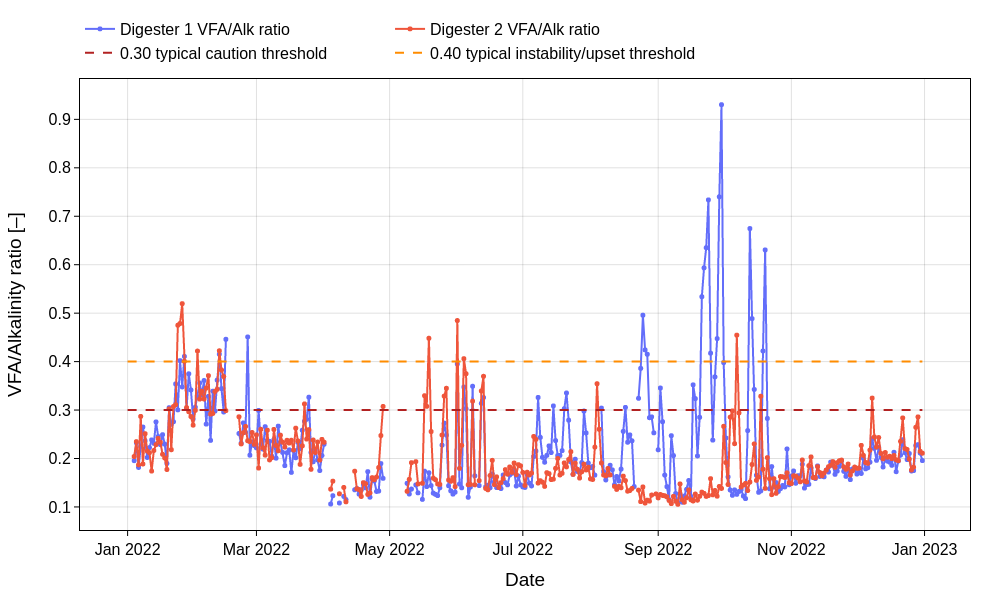

Reproduce this figure in Python.
# filename: muscatine_wrrf_digesters_2022_vfa_alk_ratio.py
import pandas as pd
import plotly.graph_objects as go

file_name = "muscatine_wrrf_digesters_2022.xlsx"
base_name = "muscatine_wrrf_digesters_2022_vfa_alk_ratio"

# Load workbook
xls = pd.ExcelFile(file_name)
if "daily_data" not in xls.sheet_names:
    raise ValueError("Sheet 'daily_data' not found in workbook.")

df = pd.read_excel(xls, sheet_name="daily_data")

required_cols = [
    "Year",
    "Month",
    "Day",
    "Dig1-VFA-Alkalinity_ratio",
    "Dig2-VFA-Alkalinity_ratio",
]
missing = [c for c in required_cols if c not in df.columns]
if missing:
    raise ValueError(f"Missing required columns: {missing}")

# Build proper datetime
df["Date"] = pd.to_datetime(
    dict(year=df["Year"], month=df["Month"], day=df["Day"]),
    errors="coerce"
)

plot_df = df.loc[:, ["Date", "Dig1-VFA-Alkalinity_ratio", "Dig2-VFA-Alkalinity_ratio"]].copy()
plot_df = plot_df.sort_values("Date").reset_index(drop=True)

# Save CSV with exactly requested columns
csv_df = plot_df.rename(columns={
    "Date": "Date [YYYY-MM-DD]",
    "Dig1-VFA-Alkalinity_ratio": "Digester 1 VFA/Alk ratio [-]",
    "Dig2-VFA-Alkalinity_ratio": "Digester 2 VFA/Alk ratio [-]",
})
csv_df["Date [YYYY-MM-DD]"] = csv_df["Date [YYYY-MM-DD]"].dt.strftime("%Y-%m-%d")
csv_file = f"{base_name}.csv"
csv_df.to_csv(csv_file, index=False)

# Create chart
fig = go.Figure()

fig.add_trace(go.Scatter(
    x=plot_df["Date"],
    y=plot_df["Dig1-VFA-Alkalinity_ratio"],
    mode="lines+markers",
    name="Digester 1 VFA/Alk ratio",
    line=dict(width=2),
    marker=dict(size=5)
))

fig.add_trace(go.Scatter(
    x=plot_df["Date"],
    y=plot_df["Dig2-VFA-Alkalinity_ratio"],
    mode="lines+markers",
    name="Digester 2 VFA/Alk ratio",
    line=dict(width=2),
    marker=dict(size=5)
))

# Thresholds as legend items using constant y Scatter traces
x0 = plot_df["Date"].min()
x1 = plot_df["Date"].max()

fig.add_trace(go.Scatter(
    x=[x0, x1],
    y=[0.30, 0.30],
    mode="lines",
    name="0.30 typical caution threshold",
    line=dict(color="firebrick", width=2, dash="dash"),
    hoverinfo="skip"
))

fig.add_trace(go.Scatter(
    x=[x0, x1],
    y=[0.40, 0.40],
    mode="lines",
    name="0.40 typical instability/upset threshold",
    line=dict(color="darkorange", width=2, dash="dash"),
    hoverinfo="skip"
))

fig.update_layout(
    template="plotly_white",
    title=None,
    font=dict(size=16, color="black"),
    legend=dict(
        orientation="h",
        yanchor="bottom",
        y=1.02,
        xanchor="left",
        x=0
    ),
    margin=dict(l=80, r=30, t=30, b=70),
    width=1000,
    height=600
)

fig.update_xaxes(
    title_text="Date",
    showgrid=True,
    gridcolor="rgba(0,0,0,0.12)",
    showline=True,
    linecolor="black",
    mirror=True,
    ticks="outside",
    tickcolor="black",
    rangeslider_visible=False
)

fig.update_yaxes(
    title_text="VFA/Alkalinity ratio [–]",
    showgrid=True,
    gridcolor="rgba(0,0,0,0.12)",
    showline=True,
    linecolor="black",
    mirror=True,
    ticks="outside",
    tickcolor="black"
)

html_file = f"{base_name}.html"
png_file = f"{base_name}.png"

fig.write_html(html_file, include_plotlyjs="cdn", full_html=True, config={"responsive": True})
fig.write_image(png_file, width=1000, height=600, engine="kaleido")

print(f"Created file: {csv_file}")
print(f"Created file: {html_file}")
print(f"Created file: {png_file}")
print("Created file: muscatine_wrrf_digesters_2022_vfa_alk_ratio.py")
